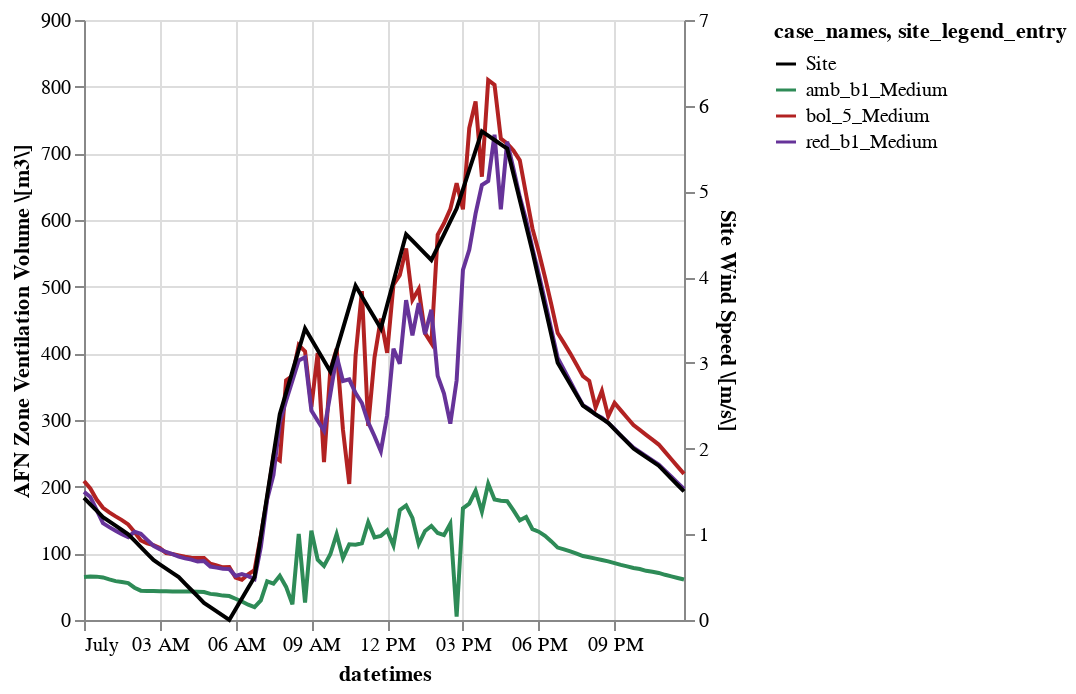

The code cell stored with this chart in its notebook:
### Code cell
base = alt.Chart(df_agg_vent).mark_line().encode(x="datetimes:T")


cases = base.encode(
    alt.Y(r"AFN Zone Ventilation Volume \[m3\]").scale(zero=False),
    color=alt.Color("case_names:N"),
)

site = base.mark_line(color="black").encode(
    # alt.Y(r"Site Outdoor Air Drybulb Temperature \[C\]:Q"),
    alt.Y(r"Site Wind Speed \[m/s\]:Q").scale(domain=(0,7), clamp=True),
    color=alt.Color("site_legend_entry").scale(domain=domain, range=range_)

)
(cases + site).resolve_scale(y="independent")

### Figure 1 — Vega-Lite specification as saved in the notebook (floating-point values rounded to 4 significant figures; data arrays with more than 128 entries replaced by an {"elided": "..."} marker saying what was removed)
{"config": {"view": {"continuousWidth": 300, "continuousHeight": 300}}, "layer": [{"mark": {"type": "line"}, "encoding": {"color": {"field": "case_names", "type": "nominal"}, "x": {"field": "datetimes", "type": "temporal"}, "y": {"field": "AFN Zone Ventilation Volume \\[m3\\]", "scale": {"zero": false}, "type": "quantitative"}}}, {"mark": {"type": "line", "color": "black"}, "encoding": {"color": {"field": "site_legend_entry", "scale": {"domain": ["Site", "amb_b1_Medium", "bol_5_Medium", "red_b1_Medium"], "range": ["black", "seagreen", "firebrick", "rebeccapurple"]}, "type": "nominal"}, "x": {"field": "datetimes", "type": "temporal"}, "y": {"field": "Site Wind Speed \\[m/s\\]", "scale": {"domain": [0, 7], "clamp": true}, "type": "quantitative"}}}], "data": {"name": "data-3c94f269df4c58a9c3322e78094ac92e"}, "resolve": {"scale": {"y": "independent"}}, "$schema": "https://vega.github.io/schema/vega-lite/v5.20.1.json", "datasets": {"data-3c94f269df4c58a9c3322e78094ac92e": {"elided": "288 records"}}}
